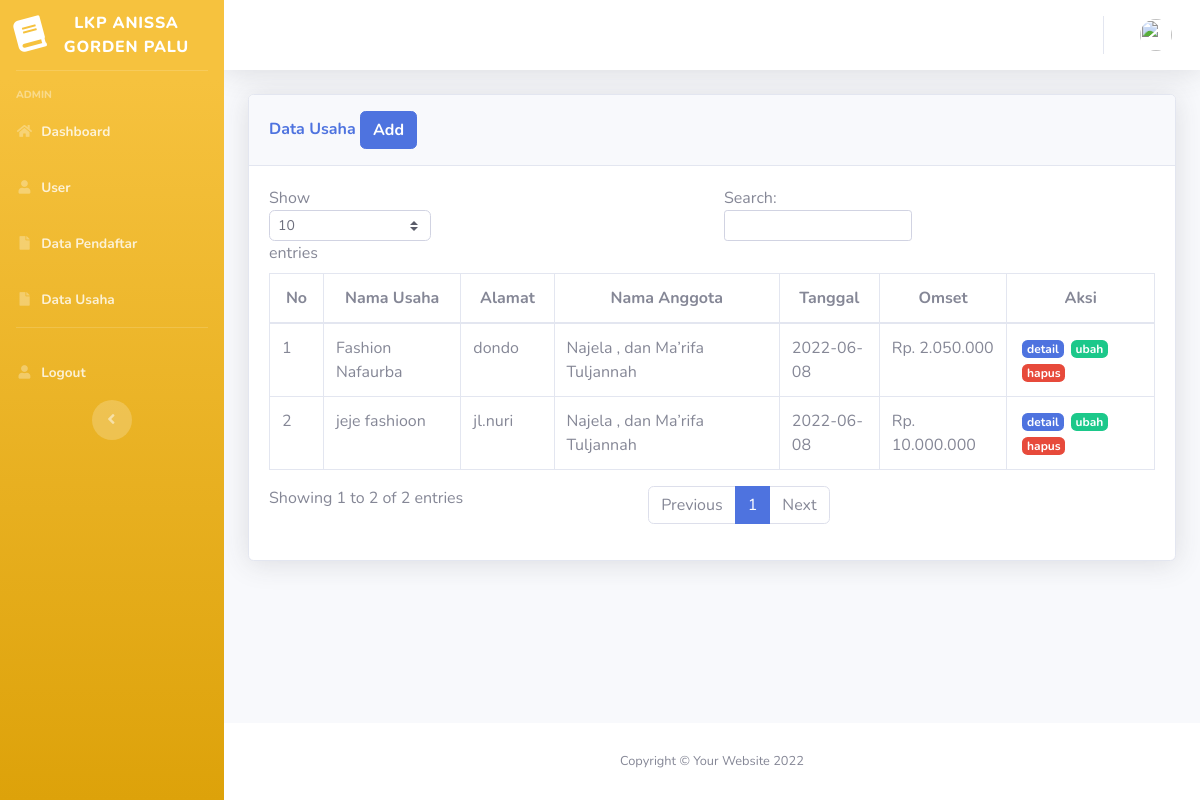
Screenshot of /index.php/usaha with the database file from the repository.
### tables this page shows
CREATE TABLE IF NOT EXISTS `data_usaha` (
  `id` int(11) NOT NULL AUTO_INCREMENT,
  `nama` varchar(100) NOT NULL,
  `alamat` varchar(100) NOT NULL,
  `nama_anggota` varchar(50) NOT NULL,
  `tanggal` date NOT NULL,
  `omset` varchar(100) NOT NULL,
  `foto` varchar(2000) NOT NULL,
  PRIMARY KEY (`id`)
);

### application/controllers/usaha.php (called while the page is built, shortened)
<?php
class usaha extends CI_Controller {
  public function __construct()
  {
    $this->load->library("form_validation");
    $this->load->helper('url');
    $this->load->model("usaha_model");
  }
	public function index()
	{
		$admin['title'] = 'Data Usaha';
		$data['usaha'] = $this->usaha_model->getAllUsaha();
		$this->load->view('admin/header_admin', $admin);
		$this->load->view('admin/side_bar_admin', $admin);
		$this->load->view('admin/top_bar_admin', $admin);
		$this->load->view('usaha/index', $data);
		$this->load->view('admin/footer_admin', $admin);
	}
}

### index.php (called while the page is built, shortened)
<?php
require_once BASEPATH.'core/CodeIgniter.php';

### application/models/usaha_model.php (called while the page is built, shortened)
<?php
class usaha_model extends CI_Model {
	public function getAllUsaha()
	{
			return $this->db->get('data_usaha')->result_array();
	}
}

### application/views/usaha/index.php (the view, shortened to what this page needs)
<div class="container-fluid">
    <div class="card shadow mb-4">
      <div class="card-header py-3">
        <h6 class="m-0 font-weight-bold text-primary">Data Usaha
        <a href="usaha/tambah" class="btn btn-primary"><b>Add</b></a></h6></h6>
      </div>
      <div class="card-body">
        <div class="table-responsive">
          <table class="table table-bordered" id="dataTable" width="100%" cellspacing="0">
            <thead>
              <tr>
                <th class="text-center">No</th>
                <th class="text-center">Nama Usaha</th>
                <th class="text-center">Alamat</th>
                <th class="text-center">Nama Anggota</th>
                <th class="text-center">Tanggal</th>
                <th class="text-center">Omset</th>
                <th class="text-center">Aksi</th>
              </tr>
            </thead>
            <tbody>
              <?php
                $no = 1;
              foreach ($usaha as $u)
              {
              ?>
              <tr>
                <td><?= $no;?></td>
                <td><?= $u['nama'];?></td>
                <td><?= $u['alamat'];?></td>
                <td><?= $u['nama_anggota'];?></td>
                <td><?= $u['tanggal'];?></td>
                <td><?= $u['omset'];?></td>
                <td>
                  <a href="<?= base_url(); ?>usaha/detail/<?= $u['id']; ?>" class="badge badge-primary">detail
                  </a>
                  <a href="<?= base_url(); ?>usaha/ubah/<?= $u['id']; ?>" class="badge badge-success">ubah
                  </a>
                  <a href="<?= base_url(); ?>usaha/hapus/<?= $u['id']; ?>" class="badge badge-danger">hapus
                  </a>
                </td>
              </tr>
                <?php
                  $no++;
                }
                 ?>
            </tbody>
          </table>
        </div>
      </div>
    </div>
  </div>
</div>

### assets/admin/css/style.css (style rules this page uses)
.badge { margin-left: 3px; }
body { background-image: image('assets/images/bg-01.jpg'); }

### rows the page displays
data_usaha: nama "Fashion Nafaurba", alamat "dondo", nama_anggota "Najela , dan Ma’rifa Tuljannah", tanggal "2022-06-08", omset "Rp. 2.050.000"
data_usaha: nama "jeje fashioon", alamat "jl.nuri", nama_anggota "Najela , dan Ma’rifa Tuljannah", tanggal "2022-06-08", omset "Rp. 10.000.000"
